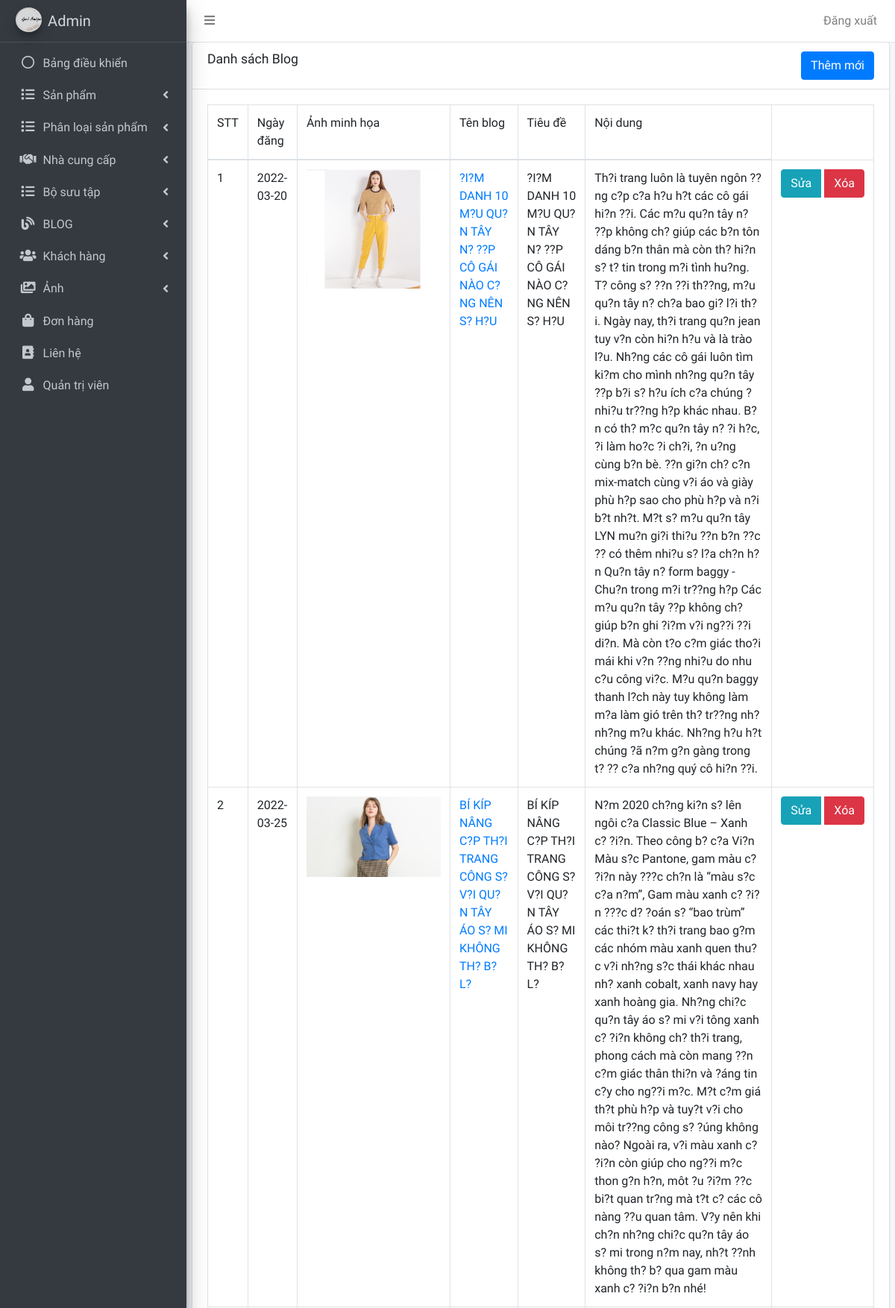
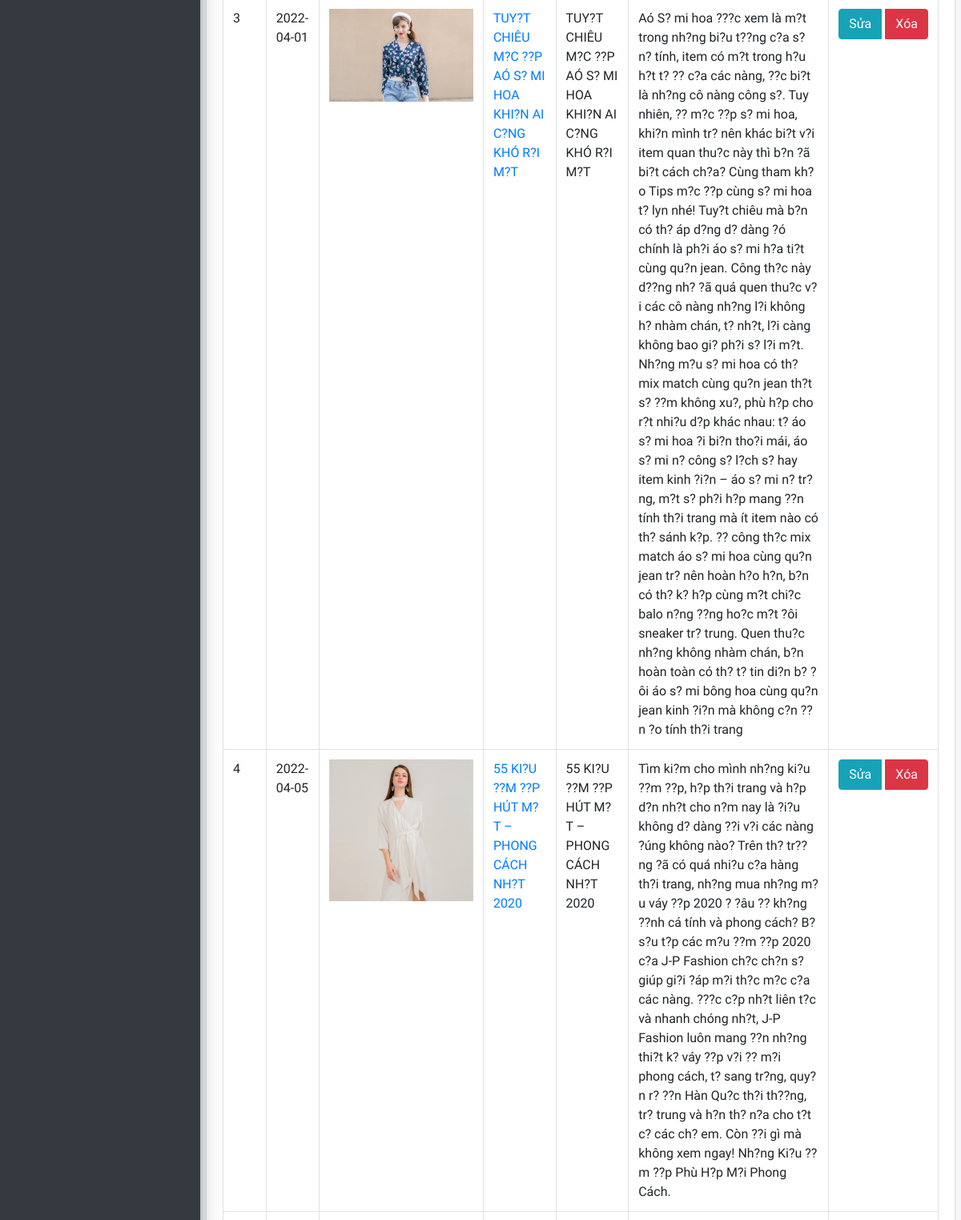
The app's page /admin/blog/danh_sach.php (upper part) with its own data (2 pictures, top to bottom).
### tables this page shows
CREATE TABLE `tbl_tin_tuc` (
  `id_tin_tuc` int(11) NOT NULL,
  `ten` varchar(255) NOT NULL,
  `tieu_de` text NOT NULL,
  `noi_dung` text NOT NULL,
  `anh` text NOT NULL,
  `ngay_viet` date NOT NULL
);

### admin/blog/danh_sach.php (the view, shortened to what this page needs)
<!DOCTYPE html>
<html>
<head>
  <?php include('../includes/head.php') ?>
</head>
<body class="hold-transition sidebar-mini layout-fixed">
<div class="wrapper">
	<?php include('../includes/header.php') ?>
	<?php include('../includes/sidebar.php') ?>
	<?php include('../includes/ket_noi.php') ?>
	<div class="content-wrapper">
		<section class="content">
			<div class="card">
				<div class="card-header">
					<h3 class="card-title">Danh sách Blog</h3>
					<div class="float-right">
						<a class="btn btn-primary" href="them.php">Thêm mới</a>
					</div>
				</div>
				<div class="card-body">
					<table class="table table-bordered">
					  <thead>
					    <tr>
					     	<td>STT</td>
					     	<td>Ngày đăng</td>
							<td>Ảnh minh họa</td>
							<td>Tên blog</td>
							<td>Tiêu đề</td>
							<td>Nội dung</td>
					    </tr>
					  </thead>
					  <tbody>
					  	<?php
							$sql = "
								SELECT *
								FROM tbl_tin_tuc
								ORDER BY id_tin_tuc DESC
							";
							$noi_dung_tin_tuc = mysqli_query($ket_noi, $sql);
							$i=0;
							while ($row = mysqli_fetch_array($noi_dung_tin_tuc)) {
								$i++;
						?>
						    <tr>
						     	<td><?php echo $i;?></td>
						     	<td>
									<?php echo $row["ngay_viet"];?>
								</td>
								<td>
									<img src="/DoAnTotNghiep/img/<?php
											if ($row["anh"]<>"") {
												echo $row["anh"];
											} else {
												echo "diep4.png";
											}
										;?>" width="180px" height="auto">
								</td>
								<td>
									<a href="tin_tuc.php?id=<?php echo $row["id_sp"];?>"s><?php echo $row["ten"];?></a>
								</td>
								<td>
									<?php echo $row["tieu_de"];?>
								</td>
								<td>
									<?php echo $row["noi_dung"];?>
								</td>
								<td>
									<div class="btn-group" style="display: flex; gap: 5px;">
									<a href="sua.php?id=<?php echo $row["id_tin_tuc"];?>" class="btn btn-info">Sửa</a>
									<a href="xoa.php?id=<?php echo $row["id_tin_tuc"];?>" class="btn btn-danger">Xóa</a>
									</div>
								</td>
						    </tr>
					    <?php } ?>
					  </tbody>
					</table>
				</div>
            </div>
		</section>
		</div>
	</div>
</body>
</html>

### records on screen
tbl_tin_tuc: ngay_viet "2022-03-20", anh (picture), ten "?I?M DANH 10 M?U QU?N TÂY N? ??P CÔ GÁI NÀO C?NG NÊN S? H?U", tieu_de "?I?M DANH 10 M?U QU?N TÂY N? ??P CÔ GÁI NÀO C?NG NÊN S? H?U", noi_dung "Th?i trang luôn là tuyên ngôn ??ng c?p c?a h?u h?t các cô gái hi?n ??i. Các m?u qu?n tây n? ??p không ch? giúp các b?n tôn dáng b?n thân mà còn th? hi?n s? t? tin trong m?i tình hu?ng. T? công s? ??n ??i th??ng, m?u qu?n tây n? ch?a bao gi? l?i th?i. Ngày nay, th?i trang qu?n jean tuy v?n còn hi?n h?u và là trào l?u. Nh?ng các cô gái luôn tìm ki?m cho mình nh?ng qu?n tây ??p b?i s? h?u ích c?a chúng ? nhi?u tr??ng h?p khác nhau. B?n có th? m?c qu?n tây n? ?i h?c, ?i làm ho?c ?i ch?i, ?n u?ng cùng b?n bè. ??n gi?n ch? c?n mix-match cùng v?i áo và giày phù h?p sao cho phù h?p và n?i b?t nh?t. M?t s? m?u qu?n tây LYN mu?n gi?i thi?u ??n b?n ??c ?? có thêm nhi?u s? l?a ch?n h?n Qu?n tây n? form…"
tbl_tin_tuc: ngay_viet "2022-03-25", anh (picture), ten "BÍ KÍP NÂNG C?P TH?I TRANG CÔNG S? V?I QU?N TÂY ÁO S? MI KHÔNG TH? B? L?", tieu_de "BÍ KÍP NÂNG C?P TH?I TRANG CÔNG S? V?I QU?N TÂY ÁO S? MI KHÔNG TH? B? L?", noi_dung "N?m 2020 ch?ng ki?n s? lên ngôi c?a Classic Blue – Xanh c? ?i?n. Theo công b? c?a Vi?n Màu s?c Pantone, gam màu c? ?i?n này ???c ch?n là “màu s?c c?a n?m”, Gam màu xanh c? ?i?n ???c d? ?oán s? “bao trùm” các thi?t k? th?i trang bao g?m các nhóm màu xanh quen thu?c v?i nh?ng s?c thái khác nhau nh? xanh cobalt, xanh navy hay xanh hoàng gia. Nh?ng chi?c qu?n tây áo s? mi v?i tông xanh c? ?i?n không ch? th?i trang, phong cách mà còn mang ??n c?m giác thân thi?n và ?áng tin c?y cho ng??i m?c. M?t c?m giá th?t phù h?p và tuy?t v?i cho môi tr??ng công s? ?úng không nào? Ngoài ra, v?i màu xanh c? ?i?n còn giúp cho ng??i m?c thon g?n h?n, môt ?u ?i?m ??c bi?t quan tr?ng mà t?t c? các cô nàng ??u…"
tbl_tin_tuc: ngay_viet "2022-04-01", anh (picture), ten "TUY?T CHIÊU M?C ??P AÓ S? MI HOA KHI?N AI C?NG KHÓ R?I M?T", tieu_de "TUY?T CHIÊU M?C ??P AÓ S? MI HOA KHI?N AI C?NG KHÓ R?I M?T", noi_dung "Aó S? mi hoa ???c xem là m?t trong nh?ng bi?u t??ng c?a s? n? tính, item có m?t trong h?u h?t t? ?? c?a các nàng, ??c bi?t là nh?ng cô nàng công s?. Tuy nhiên, ?? m?c ??p s? mi hoa, khi?n mình tr? nên khác bi?t v?i item quan thu?c này thì b?n ?ã bi?t cách ch?a? Cùng tham kh?o Tips m?c ??p cùng s? mi hoa t? lyn nhé! Tuy?t chiêu mà b?n có th? áp d?ng d? dàng ?ó chính là ph?i áo s? mi h?a ti?t cùng qu?n jean. Công th?c này d??ng nh? ?ã quá quen thu?c v?i các cô nàng nh?ng l?i không h? nhàm chán, t? nh?t, l?i càng không bao gi? ph?i s? l?i m?t. Nh?ng m?u s? mi hoa có th? mix match cùng qu?n jean th?t s? ??m không xu?, phù h?p cho r?t nhi?u d?p khác nhau: t? áo s? mi hoa ?i bi?n tho?i mái, áo s?…"
tbl_tin_tuc: ngay_viet "2022-04-05", anh (picture), ten "55 KI?U ??M ??P HÚT M?T – PHONG CÁCH NH?T 2020", tieu_de "55 KI?U ??M ??P HÚT M?T – PHONG CÁCH NH?T 2020", noi_dung "Tìm ki?m cho mình nh?ng ki?u ??m ??p, h?p th?i trang và h?p d?n nh?t cho n?m nay là ?i?u không d? dàng ??i v?i các nàng ?úng không nào? Trên th? tr??ng ?ã có quá nhi?u c?a hàng th?i trang, nh?ng mua nh?ng m?u váy ??p 2020 ? ?âu ?? kh?ng ??nh cá tính và phong cách? B? s?u t?p các m?u ??m ??p 2020 c?a J-P Fashion ch?c ch?n s? giúp gi?i ?áp m?i th?c m?c c?a các nàng. ???c c?p nh?t liên t?c và nhanh chóng nh?t, J-P Fashion luôn mang ??n nh?ng thi?t k? váy ??p v?i ?? m?i phong cách, t? sang tr?ng, quy?n r? ??n Hàn Qu?c th?i th??ng, tr? trung và h?n th? n?a cho t?t c? các ch? em. Còn ??i gì mà không xem ngay! Nh?ng Ki?u ??m ??p Phù H?p M?i Phong Cách."
